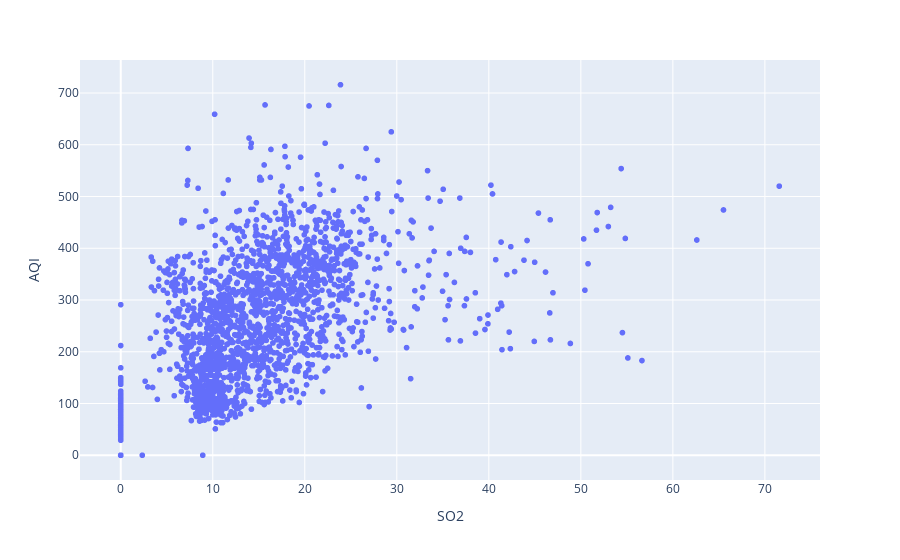

Notebook source saved alongside this figure:
### Code cell
fig=px.scatter(second,x='SO2',y='AQI')
fig.show()

### Figure 1 — Plotly figure (JSON) as saved in the notebook; plotly's stock layout.template omitted (floating-point values rounded to 4 significant figures; data arrays with more than 128 entries replaced by an {"elided": "..."} marker saying what was removed)
{"data": [{"hovertemplate": "SO2=%{x}<br>AQI=%{y}<extra></extra>", "legendgroup": "", "marker": {"color": "#636efa", "symbol": "circle"}, "mode": "markers", "name": "", "showlegend": false, "type": "scattergl", "x": {"elided": "1948 float values"}, "xaxis": "x", "y": {"elided": "1948 int values"}, "yaxis": "y"}], "layout": {"legend": {"tracegroupgap": 0}, "margin": {"t": 60}, "xaxis": {"anchor": "y", "domain": [0, 1], "title": {"text": "SO2"}}, "yaxis": {"anchor": "x", "domain": [0, 1], "title": {"text": "AQI"}}}}
